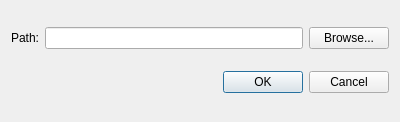
<?xml version="1.0" encoding="UTF-8"?>
<ui version="4.0">
 <class>ModuleDialog</class>
 <widget class="QDialog" name="ModuleDialog">
  <property name="geometry">
   <rect>
    <x>0</x>
    <y>0</y>
    <width>400</width>
    <height>122</height>
   </rect>
  </property>
  <property name="windowTitle">
   <string>Dialog</string>
  </property>
  <layout class="QGridLayout" name="gridLayout">
   <item row="0" column="0">
    <layout class="QHBoxLayout" name="horizontalLayout">
     <item>
      <widget class="QLabel" name="label">
       <property name="text">
        <string>Path:</string>
       </property>
      </widget>
     </item>
     <item>
      <widget class="QLineEdit" name="lineEditPath"/>
     </item>
     <item>
      <widget class="QPushButton" name="pushButtonBrowse">
       <property name="text">
        <string>Browse...</string>
       </property>
      </widget>
     </item>
    </layout>
   </item>
   <item row="1" column="0">
    <widget class="QDialogButtonBox" name="buttonBox">
     <property name="orientation">
      <enum>Qt::Horizontal</enum>
     </property>
     <property name="standardButtons">
      <set>QDialogButtonBox::Cancel|QDialogButtonBox::Ok</set>
     </property>
    </widget>
   </item>
  </layout>
 </widget>
 <resources/>
 <connections>
  <connection>
   <sender>buttonBox</sender>
   <signal>accepted()</signal>
   <receiver>ModuleDialog</receiver>
   <slot>accept()</slot>
   <hints>
    <hint type="sourcelabel">
     <x>248</x>
     <y>254</y>
    </hint>
    <hint type="destinationlabel">
     <x>157</x>
     <y>274</y>
    </hint>
   </hints>
  </connection>
  <connection>
   <sender>buttonBox</sender>
   <signal>rejected()</signal>
   <receiver>ModuleDialog</receiver>
   <slot>reject()</slot>
   <hints>
    <hint type="sourcelabel">
     <x>316</x>
     <y>260</y>
    </hint>
    <hint type="destinationlabel">
     <x>286</x>
     <y>274</y>
    </hint>
   </hints>
  </connection>
 </connections>
</ui>
